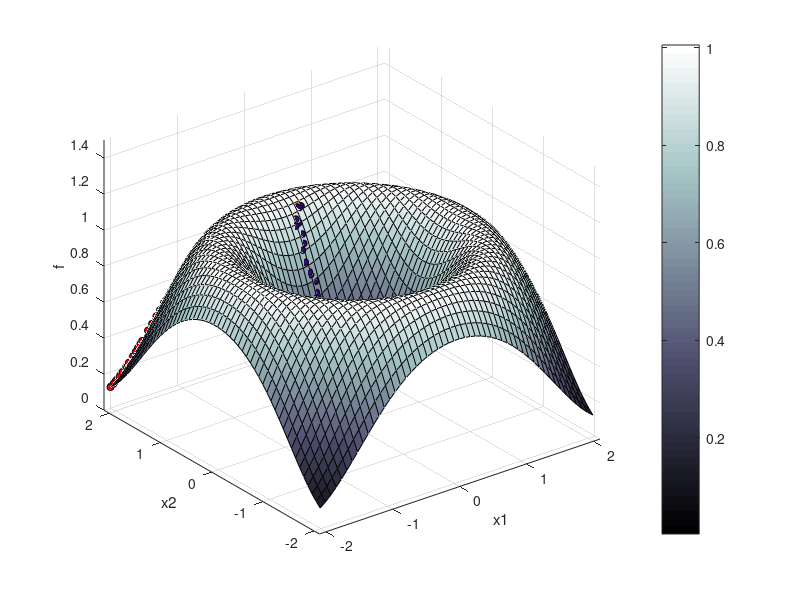
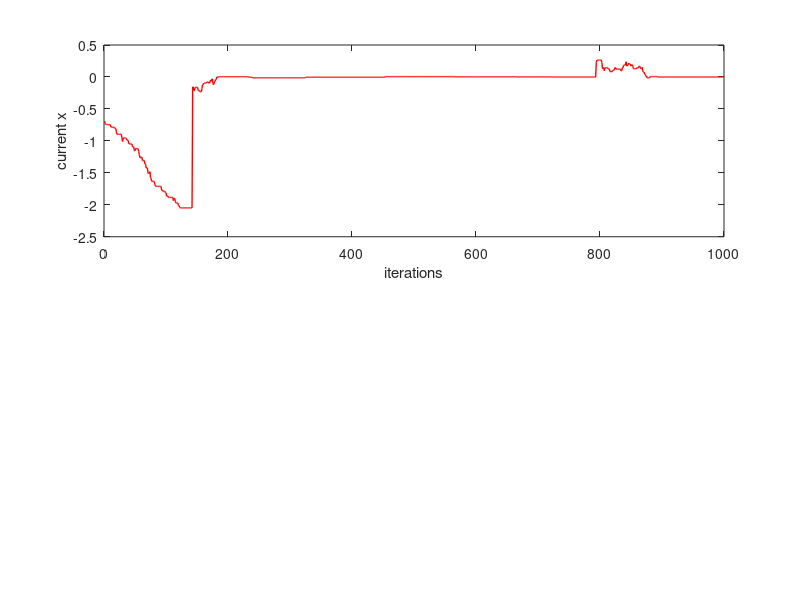

Recreate these plots in MATLAB, in order. (Note: this script raises an error after producing the figures.)

%%%%%%%%%%%%%%%%%%%%%%%%%%%%%%%%%%%%%%%%%%%%%%%%%%%%%%%%%%%%%%%%%%%%%%%%%%

%Multiple Restart Hill Climbing Algorithm for a bidimentional function for
%a minimization problem

%%%%%%%%%%%%%%%%%%%%%%%%%%%%%%%%%%%%%%%%%%%%%%%%%%%%%%%%%%%%%%%%%%%%%%%%%%%
%PHASE 1- Setting up for the algorithm
%%%%%%%%%%%%%%%%%%%%%%%%%%%%%%%%%%%%%%%%%%%%%%%%%%%%%%%%%%%%%%%%%%%%%%%%%%%

%Close all the windows, clear working space, shut off warnings
clc
clear
close all 
warning('off','all');
% Function Initialization and Representation %
X = -2.048:0.08:2.048; %vector from -2.048 to 2.048 with increments of 0.08
Y = X; %Y as the same vector
[X,Y] = meshgrid(X); %returns square grid coordinates with the size of X
%Defining the function func: %
func = @(X,Y) 0.5+((sin(sqrt(X.^2+Y.^2))).^2-0.5/1+0.001.*(X.^2+Y.^2).^2);
%Visual representation in 3D: %
scrsz = get(0,'ScreenSize');
f1 = figure(1);
surf(X,Y, 0.5+((sin(sqrt(X.^2+Y.^2))).^2-0.5/1+0.001.*(X.^2+Y.^2).^2))
%labels
xlabel('x1')
ylabel('x2')
zlabel('f')
colormap(bone);
%Implementing graphical limits %
limits = [-2.1 2.1 -2.1 2.1 0 1.5];
axis(limits)
colorbar
hold on %retains the current plot
pause(1) %pauses during 1 second

%Defining bounds of the function, its maximum radius, and its moving point
%neighborhood radius
VarLBounds=[-2.048 -2.048];
VarUBounds=[+2.048 +2.048];
max_radius = VarUBounds - VarLBounds;
radius = 100;
%Initializing first x and y points in the function! %
xy_current = VarLBounds(1,:)+ rand(1,2) .* max_radius(1,:);
% Create current solution
s_current = func(xy_current(1),xy_current(2));
%Defining a color vector to operate on, so different colors can be shown
ColorMarker = [1 0 0];

%%%%%%%%%%%%%%%%%%%%%%%%%%%%%%%%%%%%%%%%%%%%%%%%%%%%%%%%%%%%%%%%%%%%%%%%%%%
%PHASE 2- Running MRHC
%%%%%%%%%%%%%%%%%%%%%%%%%%%%%%%%%%%%%%%%%%%%%%%%%%%%%%%%%%%%%%%%%%%%%%%%%%%
%Ready to start!
disp('--------Multiple Restart Hill Climbing----------')
disp('Hill Climbing in progress')
%Plot the first obtained x and y points from line 49%
plot3(xy_current(1),xy_current(2),s_current,'ok','MarkerSize',5,'MarkerFaceColor',ColorMarker);
%Saving the points so we can later build a graphical representation %
x_plot(1) = xy_current(1);
y_plot(1) = xy_current(2);
f_plot(1) = s_current;
res = 1; %iterator to track renicialization
%Defining the iterator that tracks repetition (function outputs same values)%
%(stagnation criteria) %
it_rep = 0;
res_point(1) = 0; %Creating a vector to save the iteration where a restart
%is performed
%For Cycle
for j=1:1000
    %New points of x/y in the neighborhood of current points
    xy_new(j,:) = xy_current + (((VarUBounds-VarLBounds)/radius).*randn(1,2));
    %Truncating the values to the limits of the function (for both x and y)
    if xy_new(j,1)<VarLBounds(1,1)
       xy_new(j,1)=VarLBounds(1,1);
    end
    if xy_new(j,2)<VarLBounds(1,2)
       xy_new(j,2)=VarLBounds(1,2);
    end
    if xy_new(j,1)>VarUBounds(1,1)
       xy_new(j,1)=VarUBounds(1,1);
    end
    if xy_new(j,2)>VarUBounds(1,2)
       xy_new(j,2)=VarUBounds(1,2);
    end
    % Create new solution
    s_new = func(xy_new(j,1),xy_new(j,2));
    if (s_new < s_current)%New solution is better than the current?..
        xy_current(1) = xy_new(j,1);
        xy_current(2) = xy_new(j,2);
        s_current = s_new; %Updates solution
        %Plot the new points
        plot3(xy_current(1),xy_current(2),s_current,'ok','MarkerSize',5,'MarkerFaceColor',ColorMarker);
        pause(0.1) %Pause introduces a delay before new points are plotted
        it_rep=0; %Stagnation criteria is set to 0 since the algorithm successfully found new points
    end
    % Checking if the new solution is equal to the old one, so it_rep can
    %keep track if the hill climbing is stuck in a local minimum
    if(abs(s_new - s_current) < 0.0001 && it_rep ~= 5)
        it_rep = it_rep + 1;
    end
    %Renitialization %
    %if the solution is the same about 5 more cycles, than x and y are
    %randomly generated (like in the beginning)
    if(it_rep == 5)
        res = res + 1;
        res_point(res) = j; %res_points is a vector that saves the j
                          %(iterator) points in which there was a restart
                          %for plotting purposes
        xy_current = VarLBounds(1,:)+ rand(1,2) .* max_radius(1,:);
        resx_plot(res) = xy_current(1);
        resy_plot(res) = xy_current(2);
        s_current = func(xy_current(1),xy_current(2));
        sol_plot(res) = s_current;
        ColorMarker(1) = rand;
        ColorMarker(2) = rand;
        ColorMarker(3) = rand;
        plot3(xy_current(1),xy_current(2),s_current,'d','MarkerSize',5,'MarkerFaceColor',ColorMarker);
        it_rep=0;
    end
    %Saving all the generated points
    x_plot(j) = xy_current(1); 
    y_plot(j) = xy_current(2);
    f_plot(j) = s_current;
    %increment iterator
    j=j+1;
end
%Set the graphics free
hold off
%Graphical representation of the values of x, y and the solution during the
%the iterations in the cycle
%For the algorithm to be successfull, all values should converge to the
%point of the coordinates x,y (0,0) where the value of the function
%(solution) is 0.
f2 = figure('Position',[25 380 670 220]); % [left, bottom, width, height]
subplot(2,1,1)
plot(x_plot,'r-','LineWidth',1)
xlabel('iterations')
ylabel('current x')
yline(0,'--k','LineWidth',1.1);
subplot(2,1,2)
plot(y_plot,'r-','LineWidth',1)
xlabel('iterations')
ylabel('current y')
yline(0,'--k','LineWidth',1.1);
f3 = figure('Position',[25 110 670 180]);
plot(f_plot,'r-','LineWidth',1)
xlabel('iterations')
ylabel('current solution')
yline(0,'--k','LineWidth',1.1);
%in this last plot, there will be representations of the restart points
%if any occured
for cont = 2: length(res_point)
    lines = xline(res_point(cont),'--b','LineWidth',1.3,'DisplayName','Restart points');
end
if res >= 2
    legend(lines,'Restart points');
    f4 = figure('Position',[700 135 540 460]);
    ezcontourf(func,[-2.048 2.048 -2.048 2.048])
    colormap(bone);
    hold on
    plot(resx_plot(2:end),resy_plot(2:end),'d','MarkerSize',15,'MarkerFaceColor','b','MarkerEdgeColor','white')
    title('Restart points')
    hold off
end
